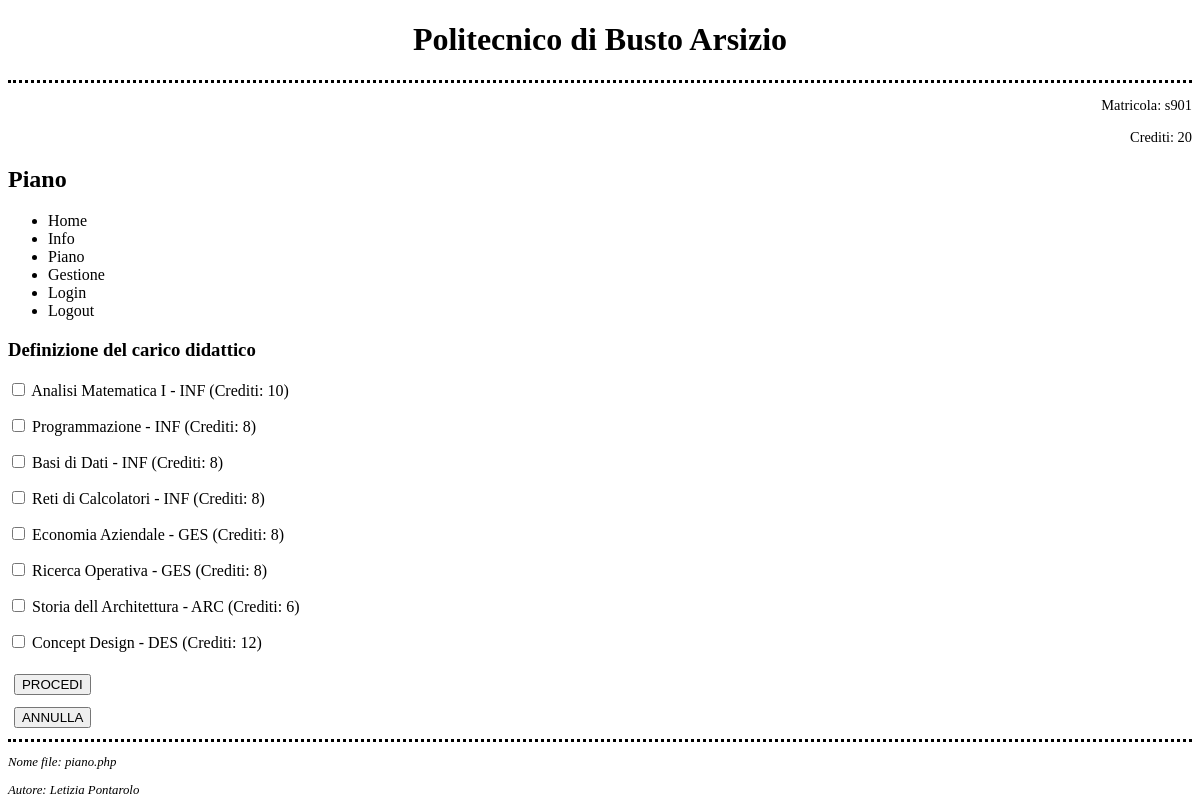
/pagine/piano.php (signed in), run on the app's committed database.
### tables this page shows
CREATE TABLE IF NOT EXISTS corsi (
    Nome VARCHAR(100) DEFAULT NULL,
    Laurea VARCHAR(100) DEFAULT NULL,
    CID VARCHAR(100) DEFAULT NULL,
    Crediti INT DEFAULT NULL,
    Ore INT DEFAULT NULL,
    Attivo INT DEFAULT NULL
);

### pagine/piano.php (the view, shortened to what this page needs)
<!doctype html>
<html lang="it">
<head>
    <link rel="stylesheet" type="text/css" href="../altro/stile.css">
</head>
<body>
<header class="titolo">
    <?php include '../altro/titolo.php'; ?>
</header>
<div class="intestazione">
    <?php include '../altro/intestazione.php'; ?>
</div>
<h2 id="piano">Piano</h2>
<div class="menu">
    <?php include '../altro/menu.php'; ?>
</div>
<div class="centro">
<?php
if (
    ($_SESSION['loggato'] ?? false) !== true ||
    ($_SESSION['studenteOResponsabile'] ?? '') !== 'studente'
) {
    echo "<div class='warning'>
          Attenzione! Questa pagina è accessibile
          soltanto agli studenti autenticati!
          </div>";
} else {
    echo "<h3>Definizione del carico didattico</h3>";
    $config = require __DIR__ . '/../config/database.local.php';
    $con = mysqli_connect(
        $config['host'],
        $config['read_user'],
        $config['read_password'],
        $config['database']
    );
    mysqli_set_charset($con, 'utf8mb4');
    $query = "SELECT * FROM corsi WHERE Attivo='1'";
    $result = mysqli_query($con, $query);
    echo "<form name='f2'
                action='../altrePagine/conferma.php'
                method='post'>";
    while ($row = mysqli_fetch_assoc($result)) {
        $cid = htmlspecialchars(
            $row['CID'],
            ENT_QUOTES,
            'UTF-8'
        );
        $nome = htmlspecialchars(
            $row['Nome'],
            ENT_QUOTES,
            'UTF-8'
        );
        $laurea = htmlspecialchars(
            $row['Laurea'],
            ENT_QUOTES,
            'UTF-8'
        );
        $crediti = htmlspecialchars(
            $row['Crediti'],
            ENT_QUOTES,
            'UTF-8'
        );
        $checked = isset($_SESSION[$row['CID']])
            ? 'checked'
            : '';
        echo "<p>
              <input
                  type='checkbox'
                  id='$cid'
                  name='$cid'
                  value='$nome'
                  $checked
              >
              $nome - $laurea (Crediti: $crediti)
              </p>";
    }
    echo "<div class='pulsante'>
          <input type='submit' value='PROCEDI'>
          </div>
          </form>";
    echo "<form name='f10'
                action='../azioniForm/annullaPiano.php'>
          <div class='pulsante'>
          <input type='submit' value='ANNULLA'>
          </div>
          </form>";
}
?>
</div>
<footer>
    <?php include '../altro/footer.php'; ?>
</footer>
</body>
</html>

### altro/stile.css (style rules this page uses)
footer { font-style: italic; font-family: serif; ; font-size: 80% ; border-top-style: dotted; border-top-color: black; }
div.intestazione { font-family: serif; ; font-size: 90%; text-align: right; }
header { text-align: center; border-bottom-style: dotted; }
div.pulsante { padding: 0.5%; }
div.centro { padding-bottom: 0.5%; }

### data on the page
corsi: Nome "Analisi Matematica I", Laurea "INF", Crediti "10"
corsi: Nome "Programmazione", Laurea "INF", Crediti "8"
corsi: Nome "Basi di Dati", Laurea "INF", Crediti "8"
corsi: Nome "Reti di Calcolatori", Laurea "INF", Crediti "8"
corsi: Nome "Economia Aziendale", Laurea "GES", Crediti "8"
corsi: Nome "Ricerca Operativa", Laurea "GES", Crediti "8"
corsi: Nome "Storia dell Architettura", Laurea "ARC", Crediti "6"
corsi: Nome "Concept Design", Laurea "DES", Crediti "12"

### other printed values
$_SESSION[ "matricola" ] "s901"
$_SESSION[ "crediti" ] "20"
basename($_SERVER['PHP_SELF']) "piano.php"
$tags['author'] "Letizia Pontarolo"
